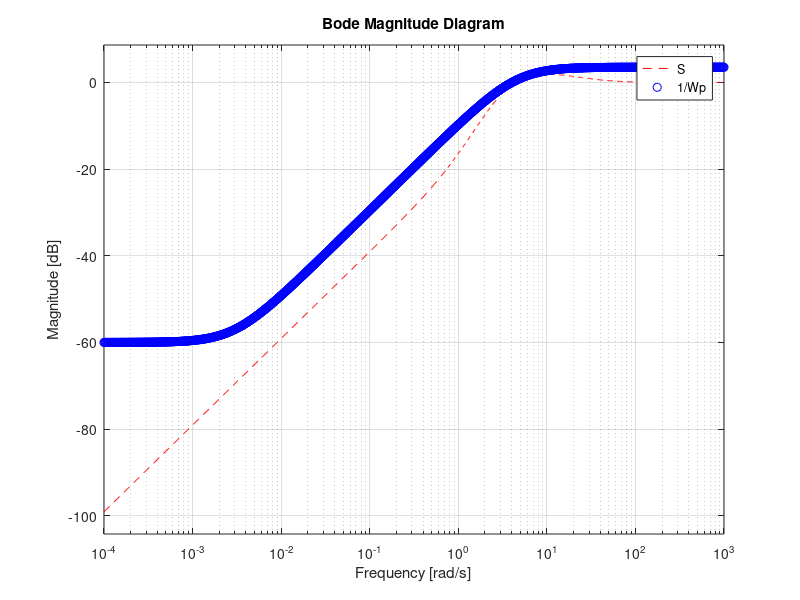

The MATLAB source for this figure: (Note: this script raises an error after producing the figure.)
%% q5

%% 5.a
P = tf(1,[1 -1]); 
C = tf([5.8 9],[0.04 1 0]);
S = 1/(1+P*C);
Wp = tf([0.667 3],[1 0.003]);
normTol = 0.001;
norm(Wp*S,inf,normTol)<=1 

%% 5.b
figure
bodemag(S,'r--',1/Wp,'bo')
legend('S','1/Wp')

%% 5.c
% Based on the results of 4.g, the system is stable, moreover we can verify
% it by using the function robstab.
delta = ultidyn('delta',[1 1],'bound',1);
Pu = P*(1+0.4*delta);
System1 = feedback(Pu,C);
[stabmarg,wcu] = robuststab(System1)

%% 5.d
[wcg,wcu] = wcgain(Wp/(1+Pu*C))
% specific stable linear system
wcu.delta

%% 5.e
% We can see the worst case gain from the intersection of 1/Wp and the
% sensitivity of the worse case Pu (refer to the small gain theorem), the
% intersection frequency is larger than 1, which confirm the stability and
% the worse case gain seen in 5.c and 5.d.  
Pu_worst = P*(1+0.4*wcu.delta);
Sworst = 1/(1+Pu_worst*C);
figure
bodemag(S,'r-',Sworst,'go',1/Wp,'y.')
legend('Sensitivity for P','Sensitivity for the worst Pu','1/Wp')


%% 5.f
figure
step(S,Sworst,4)
legend('Step response of S for P','Step response of S for Worst case Pu')

%% 5.g Task 1
Wu = makeweight(0.4, 20, 400);
delta = ultidyn('delta',[1 1],'bound',1);
PuNew = P*(1+Wu*delta);
robuststab(feedback(PuNew,C))

%% 5.g Task 2
[wcg,wcu] = wcgain(Wp/(1+PuNew*C))

%% 5.g Task 3
figure
Pu_worst = P*(1+Wu*wcu.delta);
step(1/(1+P*C),1/(1+Pu_worst*C),4)
